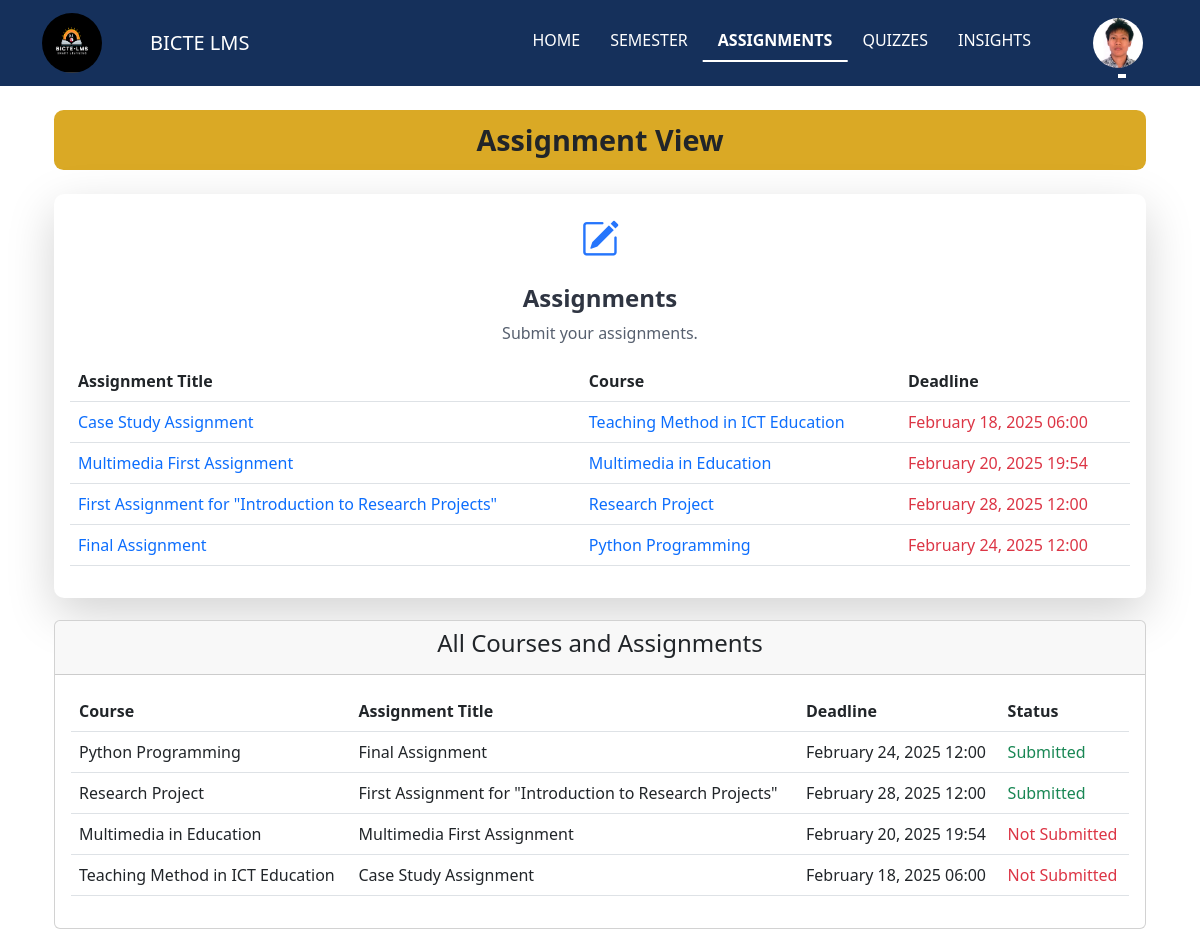
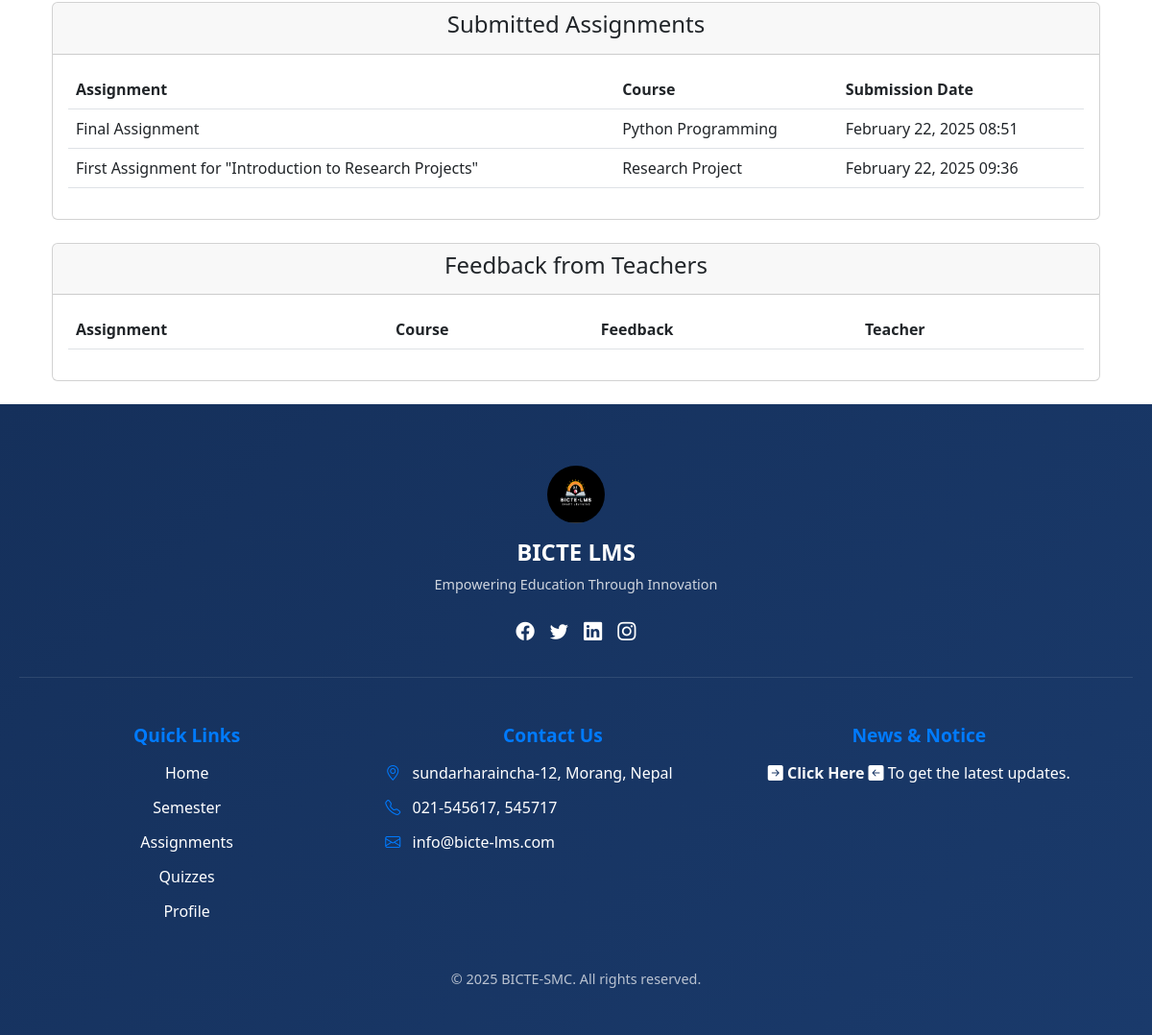
The app's page /api/student-assignment-view/ (signed in), older data (2 pictures, top to bottom).
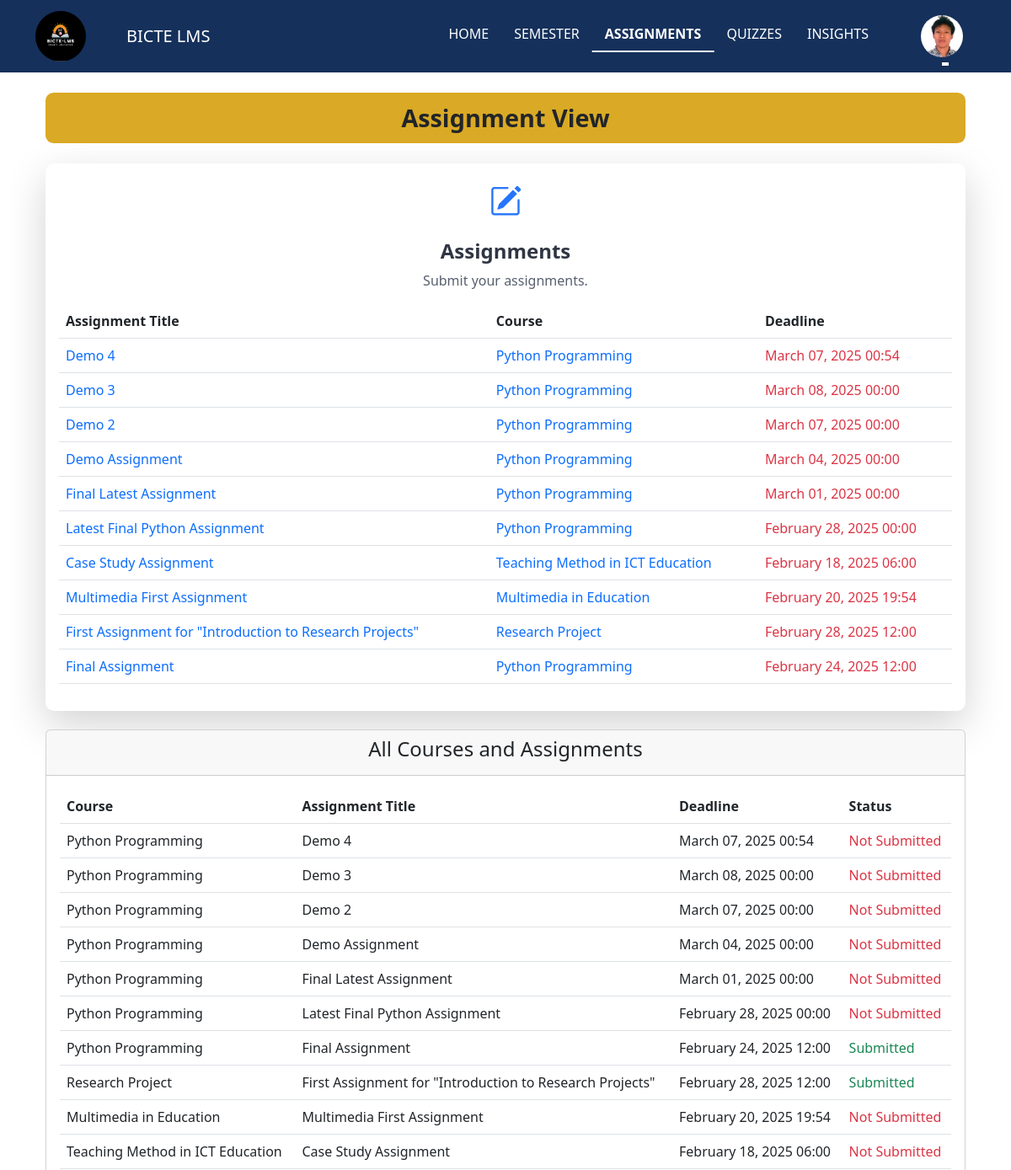
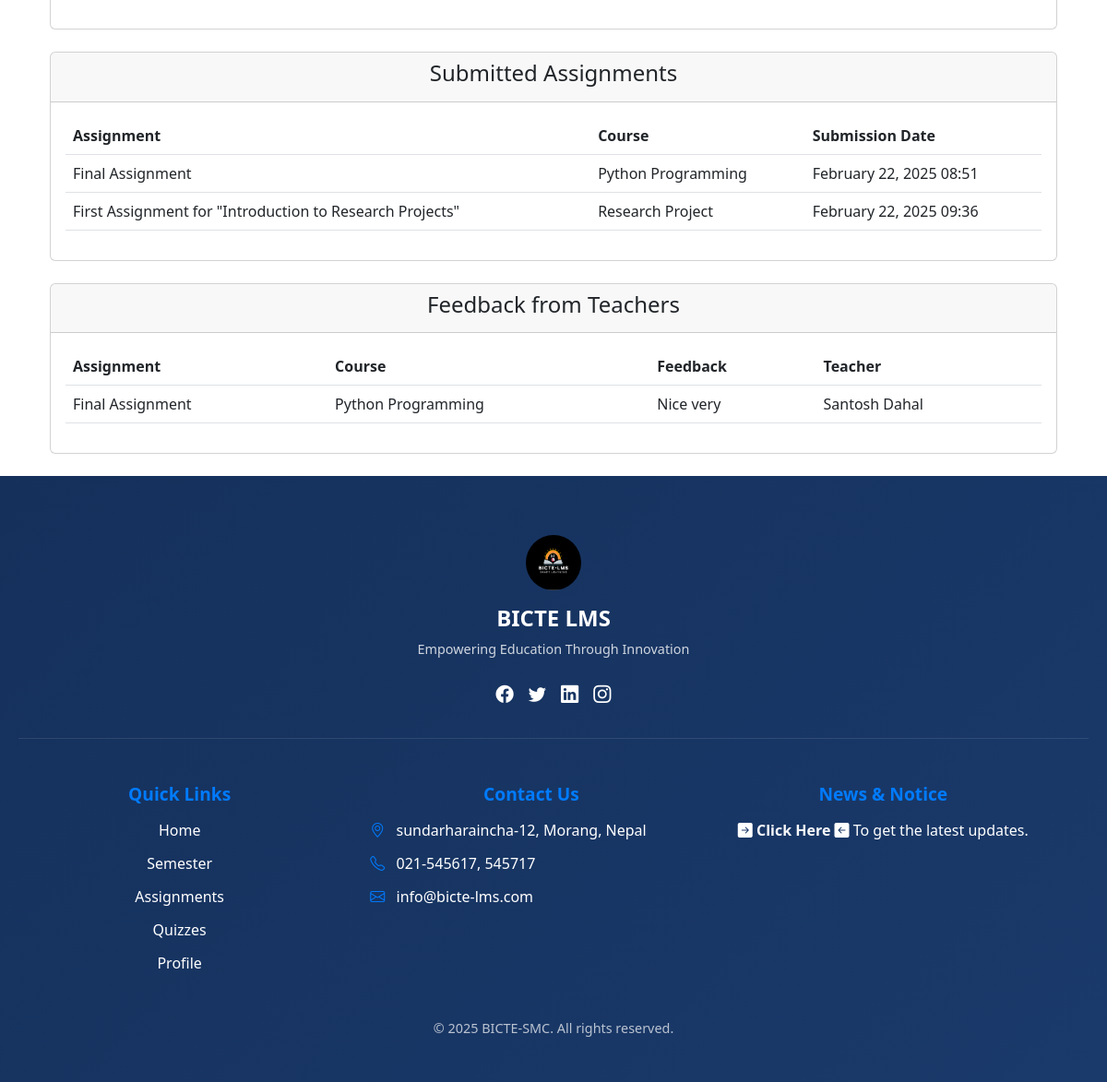
The same page, newer data (2 pictures, top to bottom).
### main/models.py (models this page shows, shortened)
class Assignment(models.Model):
    title = models.CharField(max_length=255, verbose_name="Assignment Title")
    description = models.TextField(blank=True, null=True, verbose_name="Description")
    file = models.FileField(upload_to="assignments/", blank=True, null=True, verbose_name="Assignment File")
    deadline = models.DateTimeField(verbose_name="Submission Deadline")
    posted_date = models.DateTimeField(auto_now_add=True, verbose_name="Posted Date")
    course = models.ForeignKey(Course, on_delete=models.CASCADE, related_name="assignments", verbose_name="Course")
    teacher = models.ForeignKey(Teacher, on_delete=models.CASCADE, related_name="assignments", verbose_name="Teacher")
    class Meta:
        verbose_name = "Assignment"
        verbose_name_plural = "Assignments"
        ordering = ["-posted_date"]

class Course(models.Model):
    syllabus_file = models.FileField(upload_to='syllabus_files/', null=True, blank=True)
    subject_code = models.CharField(max_length=20)
    title = models.CharField(max_length=50)
    description = models.TextField()
    credits = models.IntegerField()
    is_elective = models.BooleanField(default=False, blank=True, null=True)
    semester = models.ForeignKey(Semester, on_delete=models.CASCADE)
    teacher = models.ForeignKey(Teacher, on_delete=models.SET_NULL, null=True, blank=True)
    class Meta:
        verbose_name = "Course"
        verbose_name_plural = "Courses"

class AssignmentSubmit(models.Model):
    student = models.ForeignKey(Student, on_delete=models.CASCADE)
    assignment = models.ForeignKey(Assignment, on_delete=models.CASCADE)
    submit_date = models.DateTimeField(auto_now_add=True)
    assignment_file = models.FileField(upload_to="assignments/")
    edit_count = models.PositiveIntegerField(default=0)
    class Meta:
        verbose_name = "Assignment Submission"
        verbose_name_plural = "Assignment Submissions"

class AssignmentFeedback(models.Model):
    assignment_submit = models.ForeignKey(AssignmentSubmit, on_delete=models.CASCADE, related_name='feedbacks')
    teacher = models.ForeignKey(Teacher, on_delete=models.CASCADE, related_name='feedbacks_given')
    feedback = models.TextField(verbose_name="Feedback")
    feedback_date = models.DateTimeField(auto_now_add=True, verbose_name="Feedback Date")
    class Meta:
        verbose_name = "Assignment Feedback"
        verbose_name_plural = "Assignment Feedbacks"
        ordering = ['-feedback_date']

class Teacher(models.Model):
    GENDER_CHOICES = [
        ('male', 'Male'),
        ('female', 'Female'),
        ('other', 'Other'),
    ]
    profile_picture = models.ImageField(upload_to='teacher_pics/', null=True, blank=True, default='images/default_profile_image.jpg')
    t_full_name = models.CharField(max_length=50)
    designation = models.CharField(max_length=100, default='Teacher Assistant')
    t_email = models.EmailField(max_length=100, unique=True)
    t_password = models.CharField(max_length=255)
    t_phone_number = models.CharField(max_length=40)
    t_address = models.CharField(max_length=100)
    hire_date = models.DateField()
    gender = models.CharField(max_length=10,choices=GENDER_CHOICES, verbose_name="Gender",
        default='male')
    class Meta:
        verbose_name = "Teacher"
        verbose_name_plural = "Teachers"

### main/views.py (the view)
# urls.py: path('student-assignment-view/', views.StudentViewAssignment.as_view(), name='student-assignment-view'),
class StudentViewAssignment(LoginRequiredMixin, TemplateView):
    template_name = 'student_template/studentassignmentview.html'
    login_url = '/api/login/'
    def get_context_data(self, **kwargs):
        context = super().get_context_data(**kwargs)
        try:
            student = Student.objects.get(id=self.request.session.get('user_id'))
            context['student'] = student
            if student.semester:
                if student.semester.is_active:
                    context['courses'] = Course.objects.filter(semester=student.semester)
                    context['assignments'] = Assignment.objects.filter(course__semester=student.semester)
                    submitted_assignments = AssignmentSubmit.objects.filter(
                        student=student,
                        assignment__course__semester=student.semester
                    )
                    context['submitted_assignments'] = submitted_assignments
                    submitted_assignment_ids = set(submission.assignment.id for submission in submitted_assignments)
                    for assignment in context['assignments']:
                        assignment.is_submitted = assignment.id in submitted_assignment_ids
                    feedback_list = []
                    for submission in submitted_assignments:
                        feedback = AssignmentFeedback.objects.filter(assignment_submit=submission).first()
                        if feedback:
                            feedback_list.append({
                                'assignment': submission.assignment,
                                'feedback': feedback.feedback,
                                'teacher': feedback.teacher.t_full_name,
                            })
                    context['feedback_list'] = feedback_list
                else:
                    context['error'] = 'You are not enrolled in an active semester. Please contact the administrator.'
                    context['courses'] = []
                    context['assignments'] = []
                    context['submitted_assignments'] = []
                    context['feedback_list'] = []
            else:
                context['error'] = 'You are not enrolled in any semester. Please contact the administrator.'
                context['courses'] = []
                context['assignments'] = []
                context['submitted_assignments'] = []
                context['feedback_list'] = []
        except Student.DoesNotExist:
            context['error'] = 'Student not found. Please log in again.'
        return context

### templates/student_template/studentassignmentview.html (shortened to what the changed rows need)
{% extends "student_template/st_base_template.html" %} {% load static %} {% block title %}Assignment View - BICTESMC{% endblock %} {% block content %}
<div class="container mt-4">
    <h2 class="mb-4 text-center assignment_student_viewr">Assignment View</h2>
    <div class="row mt-4" style="margin-bottom: 1.4rem;">
        <div class="col-md-12">
            <div class="card dashboard-card p-3 shadow-lg">
                <div class="table-responsive">
                    <table class="table table-hover">
                        <thead>
                            <tr>
                                <th>Assignment Title</th>
                                <th>Course</th>
                                <th>Deadline</th>
                            </tr>
                        </thead>
                        <tbody>
                            {% if assignments %} {% for assignment in assignments %}
                            <tr>
                                <td>
                                    <a class="text-decoration-none" href="{% url 'st-assignment-detail' assignment.id %}">
                                      {{ assignment.title }}
                                    </a>
                                </td>
                                <td>
                                    <a class="text-decoration-none" href="{% url 'st-course-detail' assignment.course.id %}">
                                                {{ assignment.course.title }}
                                            </a>
                                </td>
                                <td class="text-danger">{{ assignment.deadline|date:"F d, Y H:i" }}</td>
                            </tr>
                            {% endfor %} {% else %}
                            <tr>
                                <td colspan="3" class="text-center">No assignments found.</td>
                            </tr>
                            {% endif %}
                        </tbody>
                    </table>
                </div>
            </div>
        </div>
    </div>
    <div class="card mb-4">
        <div class="card-body">
            <div class="table-responsive">
                <table class="table table-hover">
                    <thead>
                        <tr>
                            <th>Course</th>
                            <th>Assignment Title</th>
                            <th>Deadline</th>
                            <th>Status</th>
                        </tr>
                    </thead>
                    <tbody>
                        {% for course in courses %} {% for assignment in assignments %} {% if assignment.course == course %}
                        <tr>
                            <td>{{ course.title }}</td>
                            <td>{{ assignment.title }}</td>
                            <td>{{ assignment.deadline|date:"F d, Y H:i" }}</td>
                            <td>
                                {% if assignment.is_submitted %}
                                <span class="text-success">Submitted</span> {% else %}
                                <span class="text-danger">Not Submitted</span> {% endif %}
                            </td>
                        </tr>
                        {% endif %} {% endfor %} {% endfor %}
                    </tbody>
                </table>
            </div>
        </div>
    </div>
    <div class="card mb-4">
        <div class="card-body">
            <div class="table-responsive">
                <table class="table table-hover">
                    <thead>
                        <tr>
                            <th>Assignment</th>
                            <th>Course</th>
                            <th>Submission Date</th>
                        </tr>
                    </thead>
                    <tbody>
                        {% for submission in submitted_assignments %}
                        <tr>
                            <td>{{ submission.assignment.title }}</td>
                            <td>{{ submission.assignment.course.title }}</td>
                            <td>{{ submission.submit_date|date:"F d, Y H:i" }}</td>
                        </tr>
                        {% endfor %}
                    </tbody>
                </table>
            </div>
        </div>
    </div>
    <div class="card mb-4">
        <div class="card-body">
            <div class="table-responsive">
                <table class="table table-hover">
                    <thead>
                        <tr>
                            <th>Assignment</th>
                            <th>Course</th>
                            <th>Feedback</th>
                            <th>Teacher</th>
                        </tr>
                    </thead>
                    <tbody>
                        {% for feedback in feedback_list %}
                        <tr>
                            <td>{{ feedback.assignment.title }}</td>
                            <td>{{ feedback.assignment.course.title }}</td>
                            <td>{{ feedback.feedback }}</td>
                            <td>{{ feedback.teacher }}</td>
                        </tr>
                        {% endfor %}
                    </tbody>
                </table>
            </div>
        </div>
    </div>
</div>
{% endblock %}

Row changes from the older to the newer data that the page shows:
added Assignment: title "Demo 4", course "Python Programming", deadline "March 07, 2025 00:54", {{ course.title }} "Python Programming", shows "Not Submitted"
added Assignment: title "Demo 3", course "Python Programming", deadline "March 08, 2025 00:00", {{ course.title }} "Python Programming", shows "Not Submitted"
added Assignment: title "Demo 2", course "Python Programming", deadline "March 07, 2025 00:00", {{ course.title }} "Python Programming", shows "Not Submitted"
added Assignment: title "Demo Assignment", course "Python Programming", deadline "March 04, 2025 00:00", {{ course.title }} "Python Programming", shows "Not Submitted"
added Assignment: title "Final Latest Assignment", course "Python Programming", deadline "March 01, 2025 00:00", {{ course.title }} "Python Programming", shows "Not Submitted"
added Assignment: title "Latest Final Python Assignment", course "Python Programming", deadline "February 28, 2025 00:00", {{ course.title }} "Python Programming", shows "Not Submitted"
now on one of the page's lists (row unchanged): Assignment: assignment "Final Assignment", assignment.course "Python Programming", feedback "Nice very", teacher "Santosh Dahal"
